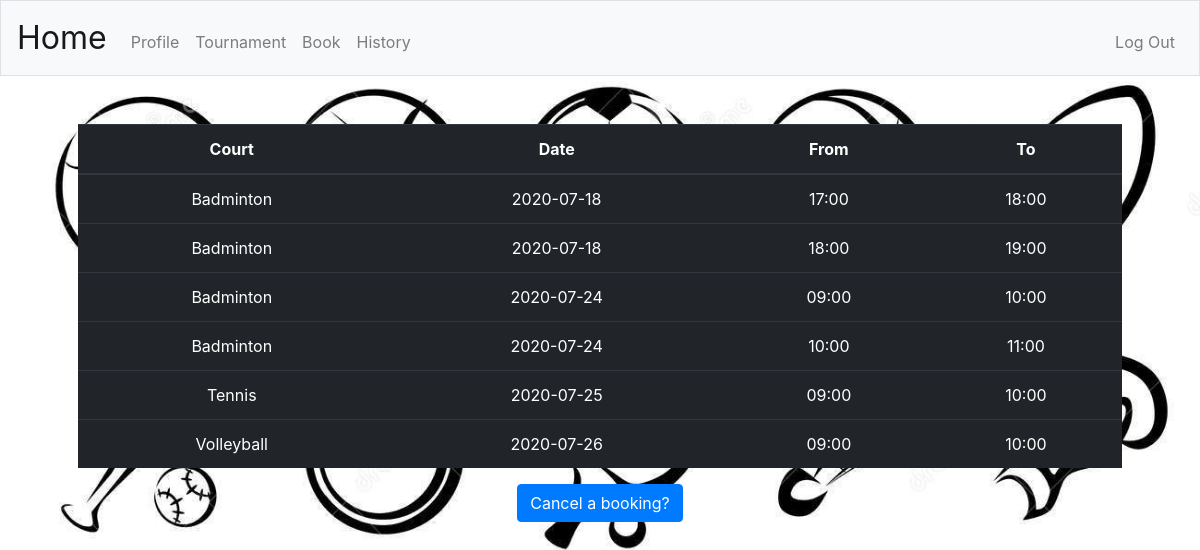
Screenshot of /history (signed in) with the database file from the repository.
### tables this page shows
CREATE TABLE 'book' ('book_id' INTEGER PRIMARY KEY AUTOINCREMENT NOT NULL, 'user_id' INTEGER NOT NULL ,'first_name' TEXT NOT NULL, 'last_name' TEXT NOT NULL, 'category' TEXT NOT NULL, 'booking_date' DATE NOT NULL, 'begin' TIME NOT NULL, 'end' TIME NOT NULL);

### application.py (the view)
@app.route("/history")
@login_required
def history():
    history = db.execute("SELECT category, booking_date, begin, end FROM book where user_id=:user_id", user_id=session["user_id"])
    return render_template("history.html", history=history)

### application.py (called while the page is built)
@app.after_request
def after_request(response):
    response.headers["Cache-Control"] = "no-cache, no-store, must-revalidate"
    response.headers["Expires"] = 0
    response.headers["Pragma"] = "no-cache"
    return response

### helpers.py (called while the page is built)
def login_required(f):
    @wraps(f)
    def decorated_function(*args, **kwargs):
        if session.get("user_id") is None:
            return redirect("/login")
        return f(*args, **kwargs)
    return decorated_function

### templates/history.html (shortened to what this page needs)
{% extends "layout.html" %}
{% block main %}
    <table class="table table-dark">
        <thead>
            <tr>
                <th>Court</th>
                <th>Date</th>
                <th>From</th>
                <th>To</th>
            </tr>
        </thead>
        <tbody>
            {% for row in history %}
                <tr>
                    <td>{{ row.category }}</td>
                    <td>{{ row.booking_date }}</td>
                    <td>{{ row.begin }}</td>
                    <td>{{ row.end }}</td>
                </tr>
            {% endfor %}
        </tbody>
    </table>
    <div>
        <a href="/unbook" class="btn btn-primary">Cancel a booking?</a>
    </div>
{% endblock %}

### templates/layout.html (shortened to what this page needs)
<!DOCTYPE html>
<html lang="en">
    <head>
        <link href="https://maxcdn.bootstrapcdn.com/bootstrap/4.1.3/css/bootstrap.min.css" rel="stylesheet">
        <link href="/static/styles.css" rel="stylesheet">
    </head>
    <body>
        <nav class="navbar navbar-expand-md navbar-light bg-light border">
            <a class="navbar-brand" href="/">Home</a>
            <div class="collapse navbar-collapse" id="navbar">
                {% if session.user_id %}
                    <ul class="navbar-nav mr-auto mt-2">
                        <li class="nav-item"><a class="nav-link" href="/profile">Profile</a></li>
                        <li class="nav-item"><a class="nav-link" href="/tournament">Tournament</a></li>
                        <li class="nav-item"><a class="nav-link" href="/book">Book</a></li>
                        <li class="nav-item"><a class="nav-link" href="/history">History</a></li>
                    </ul>
                    <ul class="navbar-nav ml-auto mt-2">
                        <li class="nav-item"><a class="nav-link" href="/logout">Log Out</a></li>
                    </ul>
                {% else %}
                    <ul class="navbar-nav ml-auto mt-2">
                        <li class="nav-item"><a class="nav-link" href="/register">Register</a></li>
                        <li class="nav-item"><a class="nav-link" href="/login">Log In</a></li>
                    </ul>
                {% endif %}
            </div>
        </nav>
        <main class="container p-5">
            {% block main %}{% endblock %}
        </main>
    </body>
</html>

### static/styles.css (style rules this page uses)
nav .navbar-brand { font-size: xx-large; }
main { overflow-x: auto; text-align: center; }
body { background-image: url(sports.jpg); background-size: cover; background-attachment: fixed; }

### rows the page displays
book: category "Badminton", booking_date "2020-07-18", begin "17:00", end "18:00"
book: category "Badminton", booking_date "2020-07-18", begin "18:00", end "19:00"
book: category "Badminton", booking_date "2020-07-24", begin "09:00", end "10:00"
book: category "Badminton", booking_date "2020-07-24", begin "10:00", end "11:00"
book: category "Tennis", booking_date "2020-07-25", begin "09:00", end "10:00"
book: category "Volleyball", booking_date "2020-07-26", begin "09:00", end "10:00"
